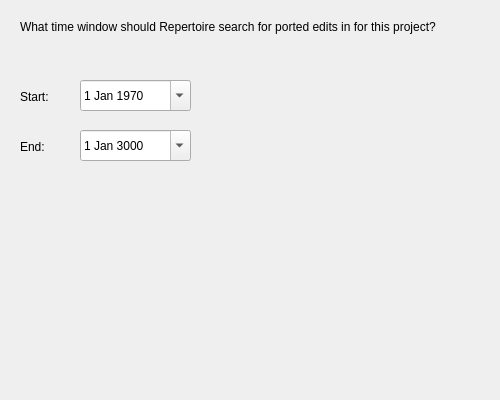
<?xml version="1.0" encoding="UTF-8"?>
<ui version="4.0">
 <class>VcsWhenPage</class>
 <widget class="QWizardPage" name="VcsWhenPage">
  <property name="geometry">
   <rect>
    <x>0</x>
    <y>0</y>
    <width>500</width>
    <height>400</height>
   </rect>
  </property>
  <property name="windowTitle">
   <string>WizardPage</string>
  </property>
  <widget class="QDateEdit" name="vcsWhenStart">
   <property name="geometry">
    <rect>
     <x>80</x>
     <y>80</y>
     <width>111</width>
     <height>31</height>
    </rect>
   </property>
   <property name="date">
    <date>
     <year>1970</year>
     <month>1</month>
     <day>1</day>
    </date>
   </property>
   <property name="calendarPopup">
    <bool>true</bool>
   </property>
  </widget>
  <widget class="QLabel" name="vcsWhenInstructions">
   <property name="geometry">
    <rect>
     <x>20</x>
     <y>20</y>
     <width>461</width>
     <height>71</height>
    </rect>
   </property>
   <property name="text">
    <string>What time window should Repertoire search for ported edits in for this project?</string>
   </property>
   <property name="alignment">
    <set>Qt::AlignLeading|Qt::AlignLeft|Qt::AlignTop</set>
   </property>
   <property name="wordWrap">
    <bool>true</bool>
   </property>
  </widget>
  <widget class="QDateEdit" name="vcsWhenEnd">
   <property name="geometry">
    <rect>
     <x>80</x>
     <y>130</y>
     <width>111</width>
     <height>31</height>
    </rect>
   </property>
   <property name="date">
    <date>
     <year>3000</year>
     <month>1</month>
     <day>1</day>
    </date>
   </property>
   <property name="calendarPopup">
    <bool>true</bool>
   </property>
  </widget>
  <widget class="QLabel" name="vcsWhenEndLabel">
   <property name="geometry">
    <rect>
     <x>20</x>
     <y>140</y>
     <width>111</width>
     <height>21</height>
    </rect>
   </property>
   <property name="text">
    <string>End:</string>
   </property>
   <property name="alignment">
    <set>Qt::AlignLeading|Qt::AlignLeft|Qt::AlignTop</set>
   </property>
   <property name="wordWrap">
    <bool>true</bool>
   </property>
  </widget>
  <widget class="QLabel" name="vcsWhenStartLabel">
   <property name="geometry">
    <rect>
     <x>20</x>
     <y>90</y>
     <width>111</width>
     <height>21</height>
    </rect>
   </property>
   <property name="text">
    <string>Start:</string>
   </property>
   <property name="alignment">
    <set>Qt::AlignLeading|Qt::AlignLeft|Qt::AlignTop</set>
   </property>
   <property name="wordWrap">
    <bool>true</bool>
   </property>
  </widget>
 </widget>
 <resources/>
 <connections/>
</ui>
